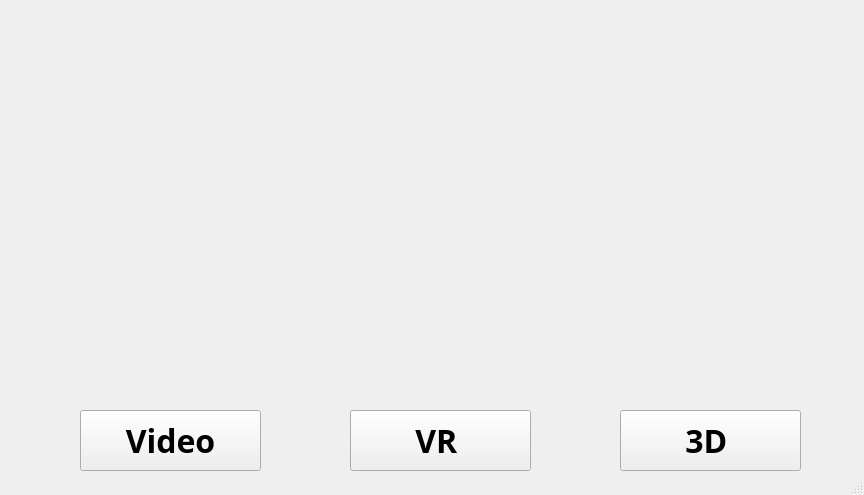
<?xml version="1.0" encoding="UTF-8"?>
<ui version="4.0">
 <class>MainWindow</class>
 <widget class="QMainWindow" name="MainWindow">
  <property name="geometry">
   <rect>
    <x>0</x>
    <y>0</y>
    <width>864</width>
    <height>495</height>
   </rect>
  </property>
  <property name="windowTitle">
   <string>MainWindow</string>
  </property>
  <widget class="QWidget" name="centralwidget">
   <widget class="QLabel" name="label_2">
    <property name="geometry">
     <rect>
      <x>10</x>
      <y>10</y>
      <width>851</width>
      <height>391</height>
     </rect>
    </property>
    <property name="text">
     <string/>
    </property>
   </widget>
   <widget class="QPushButton" name="pushButton_2">
    <property name="geometry">
     <rect>
      <x>350</x>
      <y>410</y>
      <width>181</width>
      <height>61</height>
     </rect>
    </property>
    <property name="font">
     <font>
      <family>Agency FB</family>
      <pointsize>24</pointsize>
      <weight>75</weight>
      <bold>true</bold>
     </font>
    </property>
    <property name="text">
     <string>VR </string>
    </property>
   </widget>
   <widget class="QPushButton" name="pushButton_3">
    <property name="geometry">
     <rect>
      <x>620</x>
      <y>410</y>
      <width>181</width>
      <height>61</height>
     </rect>
    </property>
    <property name="font">
     <font>
      <family>Agency FB</family>
      <pointsize>24</pointsize>
      <weight>75</weight>
      <bold>true</bold>
     </font>
    </property>
    <property name="text">
     <string>3D </string>
    </property>
   </widget>
   <widget class="QPushButton" name="pushButton">
    <property name="geometry">
     <rect>
      <x>80</x>
      <y>410</y>
      <width>181</width>
      <height>61</height>
     </rect>
    </property>
    <property name="font">
     <font>
      <family>Agency FB</family>
      <pointsize>24</pointsize>
      <weight>75</weight>
      <bold>true</bold>
     </font>
    </property>
    <property name="text">
     <string>Video</string>
    </property>
   </widget>
  </widget>
  <widget class="QStatusBar" name="statusbar"/>
 </widget>
 <resources/>
 <connections/>
</ui>
